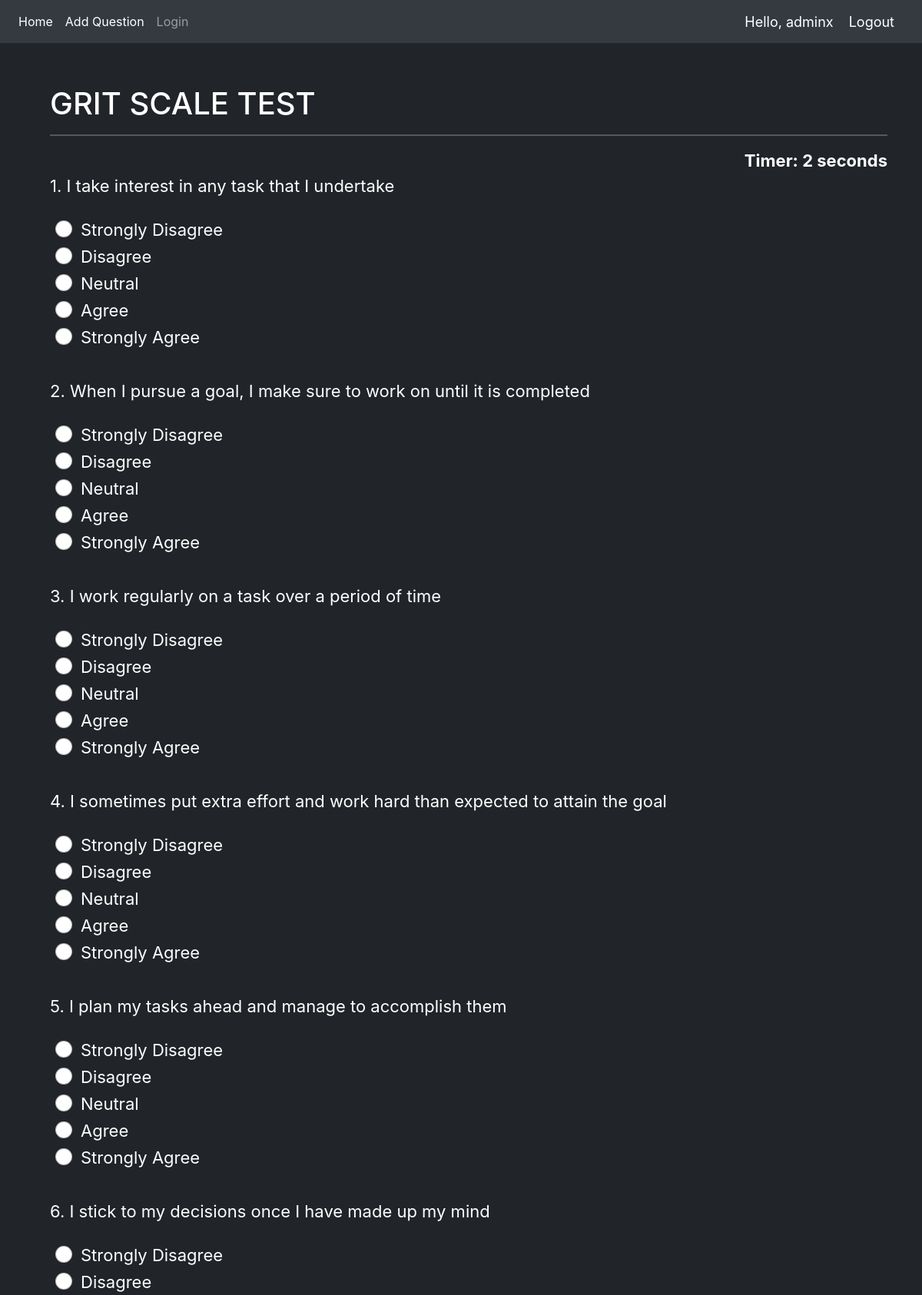
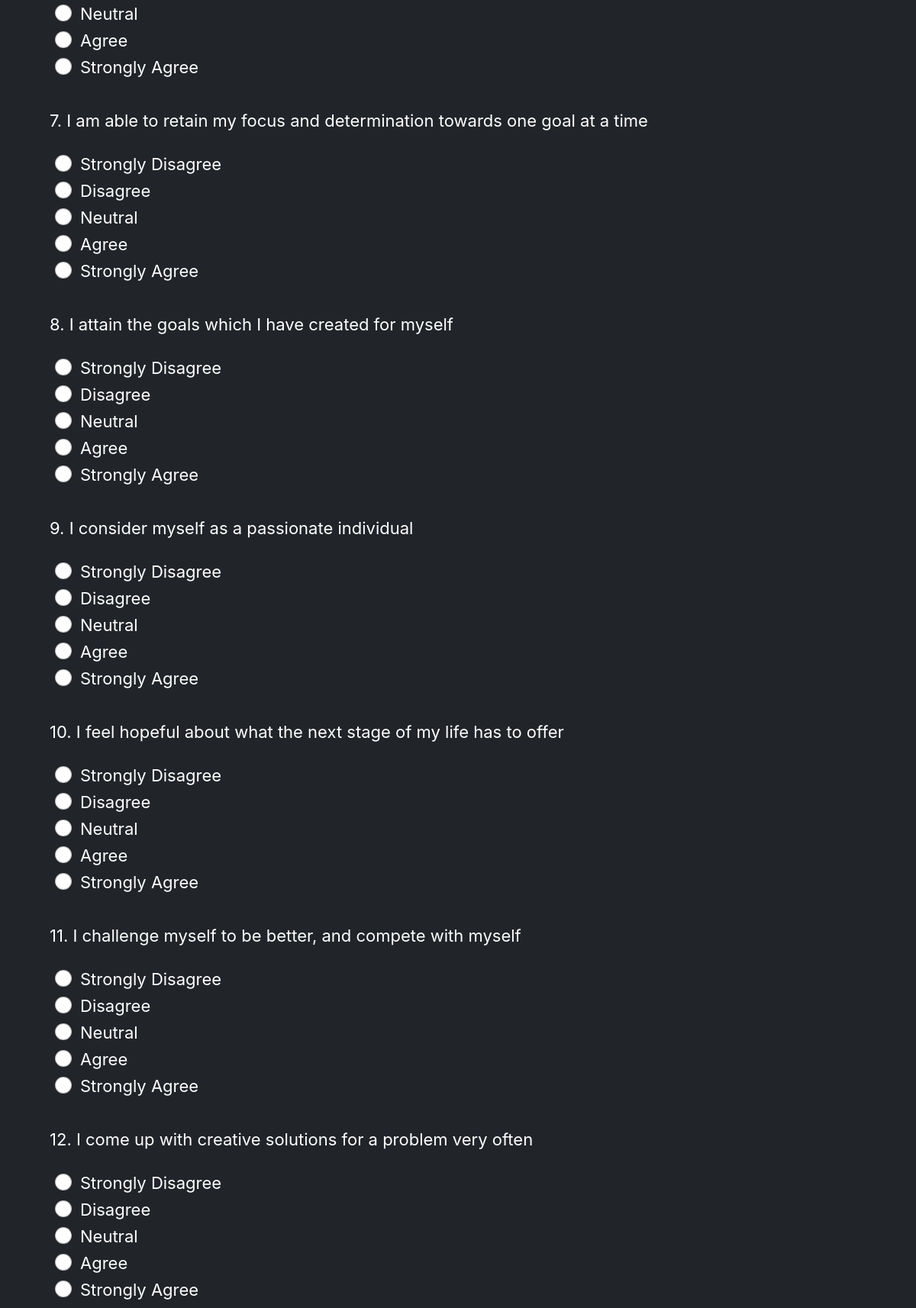
The app's page / (signed in, upper part) with its own data (2 pictures, top to bottom).
### Quiz/models.py (models this page shows, shortened)
class QuesModel(models.Model):
    question = models.CharField(max_length=1000,null=True)
    op1 = models.CharField(max_length=200,null=True)
    op2 = models.CharField(max_length=200,null=True)
    op3 = models.CharField(max_length=200,null=True)
    op4 = models.CharField(max_length=200,null=True)
    op5 = models.CharField(max_length=200,null=True)
    ans = models.CharField(max_length=200,null=True)

### Quiz/views.py (the view)
# urls.py: 2. Add a URL to urlpatterns:  path('', views.home, name='home')
@login_required
def home(request):
    if request.method == 'POST':
        print(request.POST)
        questions=QuesModel.objects.all()
        marks=0
        total=0
        GR=0
        PC=0
        IP=0
        r =""
        pf=""
        for q in questions:
            total+=1
            print(request.POST.get(q.question))
            print(q.ans)
            answer = request.POST.get(q.question) # Gets user’s choice, i.e the key of answer
            x = q.ans
            if "Strongly Disagree" ==  answer:
                marks+=1
                if x == "GR":
                    GR+=1
                elif x =="PC":
                    PC+=1
                else:
                    IP+=1
            elif "Disagree" == answer:
                marks+=2
                if x == "GR":
                    GR+=2
                elif x =="PC":
                    PC+=2
                else:
                    IP+=2
            elif "Neutral" == answer:
                marks+=3
                if x == "GR":
                    GR+=3
                elif x =="PC":
                    PC+=3
                else:
                    IP+=3
            elif "Agree" == answer:
                marks+=4
                if x == "GR":
                    GR+=4
                elif x =="PC":
                    PC+=4
                else:
                    IP+=4
            else:
                marks+=5
                if x == "GR":
                    GR+=5
                elif x =="PC":
                    PC+=5
                else:
                    IP+=5
        global GR1,PC1,IP1,M1,T1,PER1,r1,pf1,TM,N,E
        GR1 = GR
        PC1 = PC
        IP1 = IP
        M1 = marks
        T1 = total
        percent = marks/(total*5) *100
        PER1 = percent
        if(percent<30)and(percent>20):
            r ="Low Grit Level"
            pf="Suitable for Low Intensity Work Profiles"
        elif(percent>30) and (percent<50):
            r ="Lower Upper Grit Level"
            pf="Suitable for Lower Moderate Intensity Work Profiles"
        elif(percent>50)and(percent<70):
            r ="Medium Grit Level"
            pf ="Suitable for Moderate Intensity Work Profiles"
        elif(percent>70)and(percent<85):
            r ="High Grit Level"
            pf ="Suitable for Higher than Average Intensity Work Profiles"
        elif(percent<=20):
            r ="Extremely Low Grit Level"
            pf ="Suitable for Highly Low Intensity Work Profiles"
        else:
            r ="Extremely High Grit Level"
            pf ="Suitable for Extreme Intensity Work Profiles"
        r1 = r
        pf1 = pf
        TM = request.POST.get('timer')
        N = request.user
        E = request.user.email
        context = {
            'grade':r,
            'prof':pf,
            'marks':marks,
            'GR':GR,
            'IP':IP,
            'PC':PC,
            'time': request.POST.get('timer'),
            'percent':percent,
            'total':total
        }
        return render(request,'result.html',context)
    else:
        questions=QuesModel.objects.all()
        context = {
            'questions':questions
        }
        return render(request,'home.html',context)

### templates/home.html (shortened to what this page needs)
{% extends 'dependencies.html' %}
{% block content %}
{% load static %}
<div class="container ">
<h1>GRIT SCALE TEST</h1>
<hr>
<div align="right " id="displaytimer"><b>Timer: 0 seconds</b></div>
 <form method='post' action=''>
    {% for q  in questions%}
    <div class="form-group">
      <label for="question">{{q.id}}. {{q.question}}</label>
    </div>
    <div class="form-check">
        <div class="form-check">
            <input class="form-check-input" type="radio" name="{{q.question}}" id="gridRadios1" value="{{q.op1}}" required>
            <label class="form-check-label" for="gridRadios1">
                {{q.op1}}
            </label>
        </div>
        <div class="form-check">
            <input class="form-check-input" type="radio" name="{{q.question}}" id="gridRadios1" value="{{q.op2}}">
            <label class="form-check-label" for="gridRadios1">
                {{q.op2}}
            </label>
        </div>
        <div class="form-check">
            <input class="form-check-input" type="radio" name="{{q.question}}" id="gridRadios1" value="{{q.op3}}">
            <label class="form-check-label" for="gridRadios1">
                {{q.op3}}
            </label>
        </div>
        <div class="form-check">
            <input class="form-check-input" type="radio" name="{{q.question}}" id="gridRadios1" value="{{q.op4}}">
            <label class="form-check-label" for="gridRadios1">
                {{q.op4}}
            </label>
        </div>
        <div class="form-check">
            <input class="form-check-input" type="radio" name="{{q.question}}" id="gridRadios1" value="{{q.op5}}">
            <label class="form-check-label" for="gridRadios1">
                {{q.op5}}
            </label>
        </div>
        <br>
    </div>
    {% endfor %}
    <br>
  </form>
</div>
{% endblock %}

### templates/dependencies.html (shortened to what this page needs)
{% load static %}
<html>
    <head>
        <link href="https://cdn.jsdelivr.net/npm/bootstrap@5.0.2/dist/css/bootstrap.min.css" rel="stylesheet">
        <link rel="stylesheet" href="https://stackpath.bootstrapcdn.com/bootstrap/4.5.0/css/bootstrap.min.css">
    </head>
    <body>
        {% include 'navbar.html' %}
        {% block content %}
        {% endblock %}
        <br>
    </body>
</html>

### templates/navbar.html (shortened to what this page needs)
{% load static %}
<nav class="navbar navbar-expand-lg navbar-dark bg-dark">
    <div class="collapse navbar-collapse" id="navbarNav">
        <ul class="navbar-nav">
            <li class="nav-item active">
                <a class="nav-link" href="{% url 'home' %}">Home</a>
            </li>
                {% if request.user.is_staff %}
            <li class="nav-item active">
                <a class="nav-link" href="{% url 'addQuestion' %}">Add Question</a>
            </li>
            {% endif %}
            <li class="nav-item">
                <a class="nav-link" href='/accounts/login/'>Login</a>
            </li>
        </ul>
    </div>
    <span class="greet">Hello, {{request.user}}</span>
    <span ><a class="greet" href="/accounts/logout/">Logout</a></span>
</nav>

### templates/navbar.html (style rules this page uses)
.greet { font-size: 18px; color: #fff; margin-right: 20px; }

### templates/home.html (style rules this page uses)
body { background-color: #212429; }
.container { display: block; color: white; position: relative; padding-left: 35px; margin-bottom: 12px; cursor: pointer; font-size: 22px; -webkit-user-select: none; -moz-user-select: none; -ms-user-select: none; user-select: none; }
.container h1 { margin-top: 5%; color: white; }

### records on screen
QuesModel: id "1", question "I take interest in any task that I undertake", op1 "Strongly Disagree", op2 "Disagree", op3 "Neutral", op4 "Agree", op5 "Strongly Agree"
QuesModel: id "2", question "When I pursue a goal, I make sure to work on until it is completed", op1 "Strongly Disagree", op2 "Disagree", op3 "Neutral", op4 "Agree", op5 "Strongly Agree"
QuesModel: id "3", question "I work regularly on a task over a period of time", op1 "Strongly Disagree", op2 "Disagree", op3 "Neutral", op4 "Agree", op5 "Strongly Agree"
QuesModel: id "4", question "I sometimes put extra effort and work hard than expected to attain the goal", op1 "Strongly Disagree", op2 "Disagree", op3 "Neutral", op4 "Agree", op5 "Strongly Agree"
QuesModel: id "5", question "I plan my tasks ahead and manage to accomplish them", op1 "Strongly Disagree", op2 "Disagree", op3 "Neutral", op4 "Agree", op5 "Strongly Agree"
QuesModel: id "6", question "I stick to my decisions once I have made up my mind", op1 "Strongly Disagree", op2 "Disagree", op3 "Neutral", op4 "Agree", op5 "Strongly Agree"
QuesModel: id "7", question "I am able to retain my focus and determination towards one goal at a time", op1 "Strongly Disagree", op2 "Disagree", op3 "Neutral", op4 "Agree", op5 "Strongly Agree"
QuesModel: id "8", question "I attain the goals which I have created for myself", op1 "Strongly Disagree", op2 "Disagree", op3 "Neutral", op4 "Agree", op5 "Strongly Agree"
QuesModel: id "9", question "I consider myself as a passionate individual", op1 "Strongly Disagree", op2 "Disagree", op3 "Neutral", op4 "Agree", op5 "Strongly Agree"
QuesModel: id "10", question "I feel hopeful about what the next stage of my life has to offer", op1 "Strongly Disagree", op2 "Disagree", op3 "Neutral", op4 "Agree", op5 "Strongly Agree"
QuesModel: id "11", question "I challenge myself to be better, and compete with myself", op1 "Strongly Disagree", op2 "Disagree", op3 "Neutral", op4 "Agree", op5 "Strongly Agree"
QuesModel: id "12", question "I come up with creative solutions for a problem very often", op1 "Strongly Disagree", op2 "Disagree", op3 "Neutral", op4 "Agree", op5 "Strongly Agree"

### other values on screen
{{ request.user }} "adminx"
